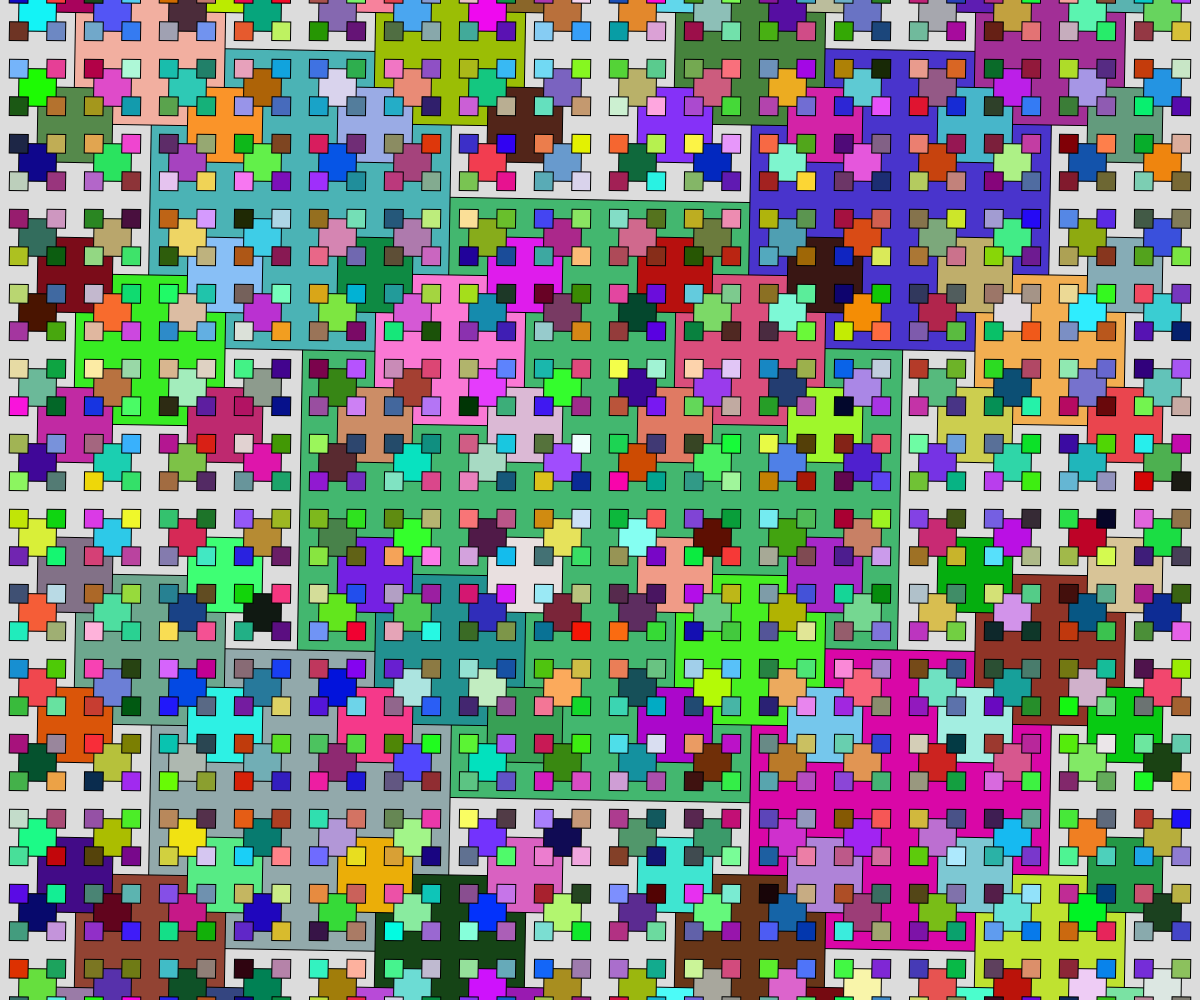
Frame 1 (no input)
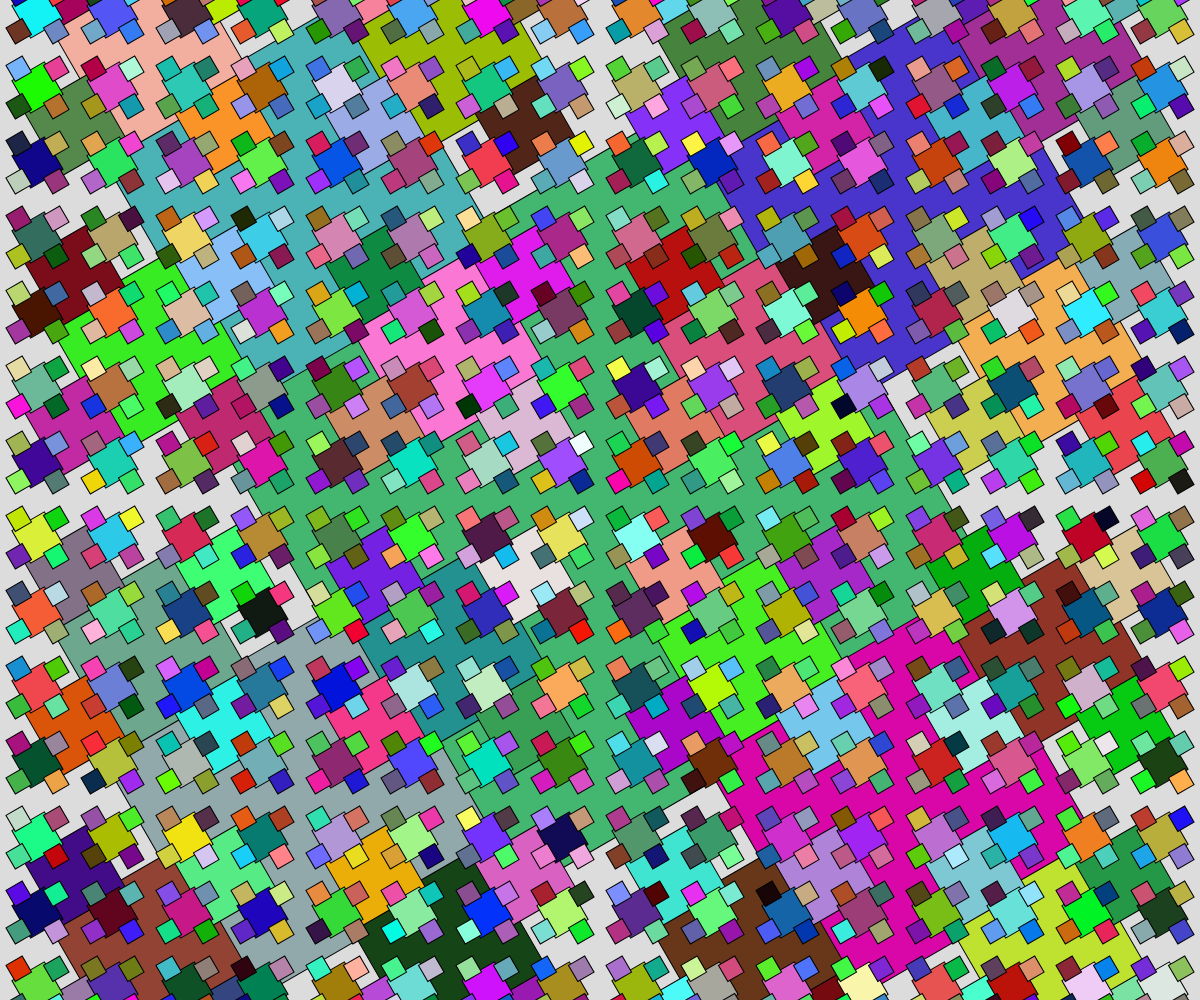
Frame 60 (no input)
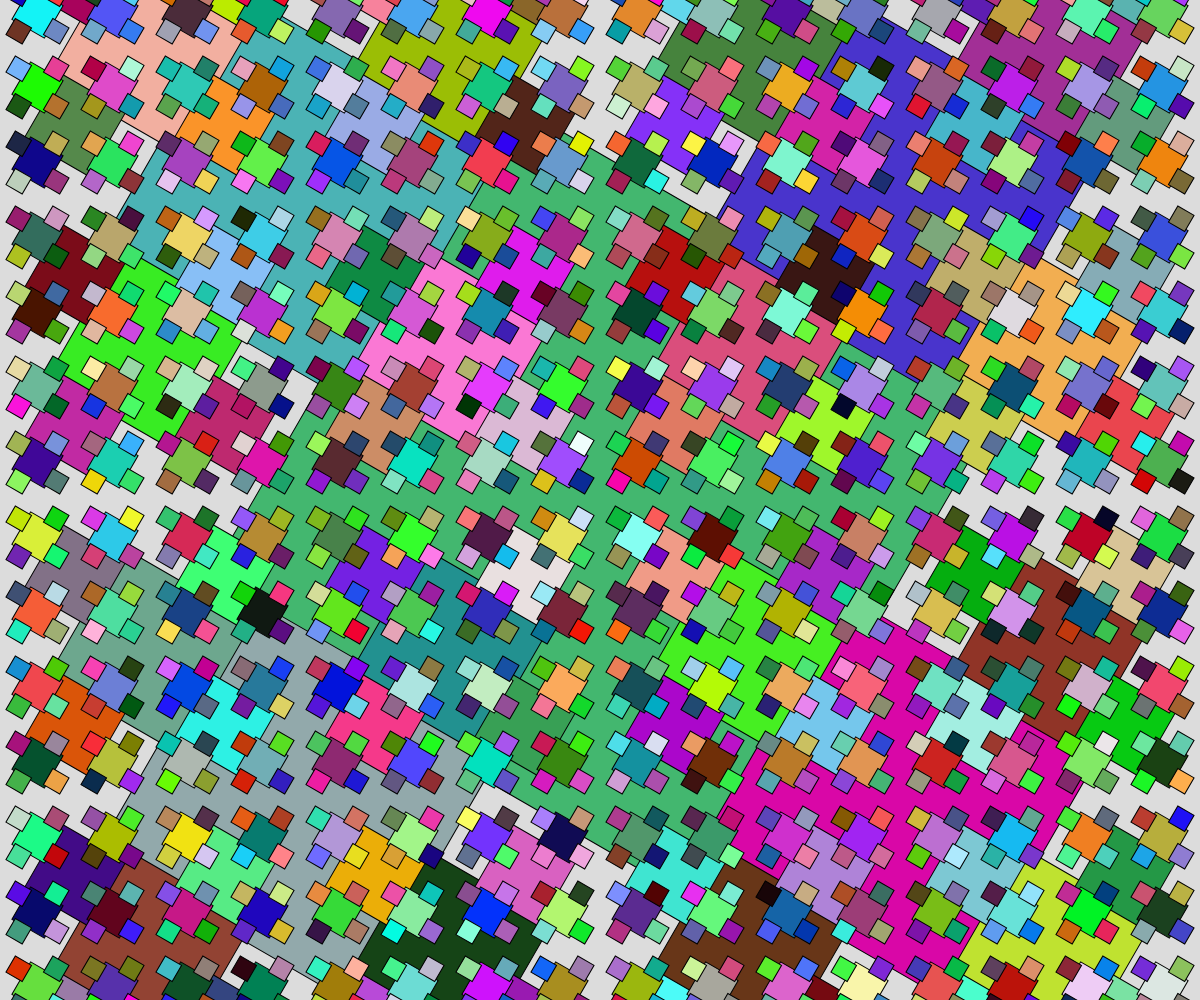
Frame 120 (the mouse pressed at the canvas centre since frame 60)

The p5.js sketch that drew these frames (run headless with seeded random() and noise() and a simulated clock; from frame 60 on, the mouse is pressed at the canvas centre):

// p5.js sketch
// ── sketch.js
// Recursion and Fractals
// Jayden Johnson
// 11/13/2024

let seed;

function setup() {
  createCanvas(windowWidth, windowHeight);
  noFill();
  seed = random(100);
}

function draw() {
  background(220);
  randomSeed(seed);
  //circleInCircle(width/2, height/2, width);

  //cantor(width * 0.1, height * 0.3, width * 0.8, 6);

  //circleFractal(width / 2, height / 2, height / 2);

  squareFractal(width/2, height/2, width/2);
}


function circleInCircle(x, y, d) {
  if (d > 10) {
    circle(x, y, d);
    let den = map(mouseX, 0, width, 1.01, 1.5);
    circleInCircle(x, y, d / den);
  }
}

function cantor(x, y, len, depth) {
  if (depth > 0) {
    line(x, y, x + len, y);

    let newY = y + 20;
    cantor(x, newY, len / 3, depth - 1);
    cantor(x + 2 / 3 * len, newY, len / 3, depth - 1);
  }
}

function circleFractal(x, y, d) {
  if (d > 2) {
    circle(x, y, d);

    circleFractal(x + d / 2, y, d / 2);
    circleFractal(x - d / 2, y, d / 2);
    circleFractal(x, y + d / 2, d / 2);
  }
}

function squareFractal(x, y, len) {
  if (len > 10) {
    rectMode(CENTER);
    fill(random(255), random(255), random(255));

    push();
    translate(x, y);
    rotate(radians(frameCount));
    square(0, 0, len);
    pop();

    squareFractal(x - len / 2, y - len / 2, len / 2);
    squareFractal(x - len / 2, y + len / 2, len / 2);
    squareFractal(x + len / 2, y + len / 2, len / 2);
    squareFractal(x + len / 2, y - len / 2, len / 2);
  }
}
